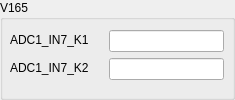
           <widget class="QGroupBox" name="groupBox_44">
            <property name="minimumSize">
             <size>
              <width>235</width>
              <height>100</height>
             </size>
            </property>
            <property name="maximumSize">
             <size>
              <width>235</width>
              <height>100</height>
             </size>
            </property>
            <property name="title">
             <string>V165</string>
            </property>
            <widget class="QWidget" name="layoutWidget_25">
             <property name="geometry">
              <rect>
               <x>0</x>
               <y>30</y>
               <width>231</width>
               <height>65</height>
              </rect>
             </property>
             <layout class="QFormLayout" name="formLayout_35">
              <property name="horizontalSpacing">
               <number>20</number>
              </property>
              <property name="leftMargin">
               <number>10</number>
              </property>
              <property name="topMargin">
               <number>0</number>
              </property>
              <item row="0" column="0">
               <widget class="QLabel" name="label_92">
                <property name="maximumSize">
                 <size>
                  <width>90</width>
                  <height>20</height>
                 </size>
                </property>
                <property name="text">
                 <string>ADC1_IN7_K1</string>
                </property>
               </widget>
              </item>
              <item row="0" column="1">
               <widget class="QLineEdit" name="lineEdit_47">
                <property name="maximumSize">
                 <size>
                  <width>115</width>
                  <height>30</height>
                 </size>
                </property>
               </widget>
              </item>
              <item row="1" column="0">
               <widget class="QLabel" name="label_93">
                <property name="maximumSize">
                 <size>
                  <width>90</width>
                  <height>20</height>
                 </size>
                </property>
                <property name="text">
                 <string>ADC1_IN7_K2</string>
                </property>
               </widget>
              </item>
              <item row="1" column="1">
               <widget class="QLineEdit" name="lineEdit_48">
                <property name="maximumSize">
                 <size>
                  <width>115</width>
                  <height>30</height>
                 </size>
                </property>
               </widget>
              </item>
             </layout>
            </widget>
           </widget>
